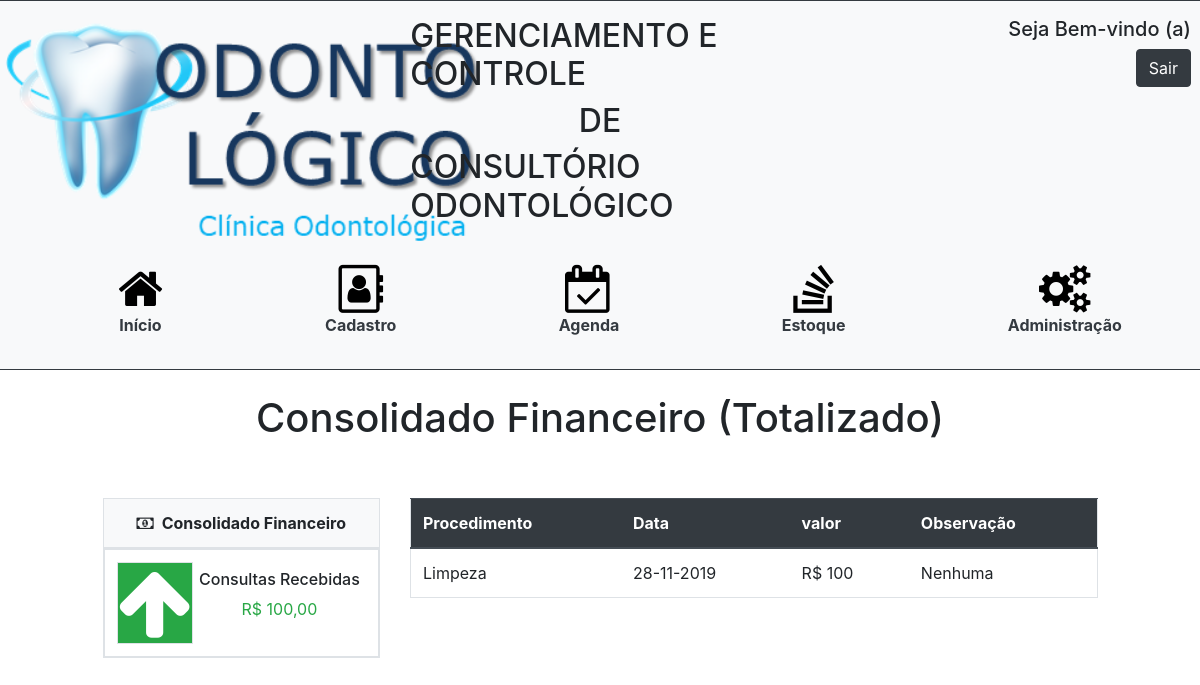
/consolidado.php (signed in), run on the app's committed database.
### tables this page shows
CREATE TABLE `procedimento` (
  `id` int(11) NOT NULL,
  `atendimento_id` int(11) DEFAULT NULL,
  `procedimento_tipo_id` int(11) DEFAULT NULL,
  `valor` double DEFAULT NULL,
  `obs` varchar(255) NOT NULL
);

CREATE TABLE `procedimento_tipo` (
  `id` int(11) NOT NULL,
  `nome` varchar(255) DEFAULT NULL
);

CREATE TABLE `atendimento` (
  `id` int(11) NOT NULL,
  `paciente_id` int(11) DEFAULT NULL,
  `dentista_id` int(11) DEFAULT NULL,
  `data` date DEFAULT NULL,
  `descricao` text,
  `hora` time DEFAULT '00:00:00',
  `situacao` varchar(30) DEFAULT NULL
);

### consolidado.php (the view, shortened to what this page needs)
<!DOCTYPE html>
<html>
	<head>
		<link rel="stylesheet" href="https://stackpath.bootstrapcdn.com/bootstrap/4.3.1/css/bootstrap.min.css">
		<link rel="stylesheet" href="https://cdnjs.cloudflare.com/ajax/libs/font-awesome/4.7.0/css/font-awesome.min.css">
		<link rel="stylesheet" type="text/css" href="styleHome.css">
		<link rel="stylesheet" type="text/css" href="styleHeader.css">
	</head>
	<body>
		<?php include 'header.php';?>
		<h1 class = "text-center">Consolidado Financeiro (Totalizado)</h1>
		<div class = "row">
			<div class = "col"></div>
			<div class="col-md-3 mt-5">
		    	<table class=" table border w-100">
		    		<thead>
					  	<tr class = "bg-light">
					  		<th class = "text-center"><i class="fa fa-money mr-2" aria-hidden="true" colspan = "1"></i>Consolidado Financeiro</th>
					  	</tr>
				  	</thead>
				  	<tbody>
				  		<?php
								include_once 'conexao.php';
	                            $sql = "SELECT SUM(p.valor) As soma, a.data AS data FROM procedimento p , atendimento a WHERE a.id = p.atendimento_id";
                                $busca = mysqli_query($con, $sql);
                                while($array = mysqli_fetch_array($busca)){
                                	$soma = $array['soma'];
                            ?>
						<tr>
							<td class = "d-inline-flex border w-100">
								<i class="fa fa-arrow-up text-white border fa-5x bg-success" aria-hidden="true"></i>
								<span class = "consolidado">
									<h6 class = "pt-2">Consultas Recebidas</h6>
									<p class = "text-center text-success">R$ <?php echo $soma?>,00</p>
								</span>
							</td>
						</tr>
					<?php }?>
				  </tbody>
				</table>
			</div>
			<div class="col-lg-7 mt-5 overflow-auto" style = "max-height: 500px">
		    	<table class="table w-100 table-hover border">
		            <thead class="thead-dark">
		                <tr>
		                    <th scope="col">Procedimento </th>
		                    <th scope = "col">Data</th>
		                    <th scope="col">valor</th>
		                    <th scope="col">Observação</th>
		                </tr>
		            </thead>
		            <tbody>
		                <?php
		                include_once 'conexao.php';
		                	$sql = "SELECT
			                        pr.id,
			                        pr.valor,
			                        pr.obs,
			                        prt.nome AS procedimento_nome,
			                        a.data As atendimento_data
			                        FROM procedimento pr, procedimento_tipo prt, atendimento a
			                        WHERE
			                        prt.id = pr.procedimento_tipo_id
			                        AND
			                        a.id = pr.atendimento_id ORDER BY atendimento_data";
		                    $busca = mysqli_query($con, $sql);
		                    while($array = mysqli_fetch_array($busca)){
		                        $id     = $array['procedimento_nome'];
		                        $valor  = $array['valor'];
		                        $data1 = $array['atendimento_data'];
		                        $obs    = $array['obs'];
		                        $data = explode('-', $data1);
								$newData = $data[2] . "-" . $data[1]. "-" . $data[0];
		                ?>
		                    <tr>
		                        <td><?php echo $id ?></td>
		                        <td><?php echo $newData?></td>
		                        <td> R$ <?php echo $valor ?></td>
		                        <td><?php echo $obs ?></td>
		                    </tr>
		                <?php
		            };?>
		            </tbody>
		        </table>
			</div>
			<div class = "col"></div>
		</div>
	</body>
</html>

### styleHome.css (style rules this page uses)
.consolidado { margin: 0 auto; }

### data on the page
procedimento: procedimento_tipo.nome "Limpeza", atendimento.data "28-11-2019", valor "100", obs "Nenhuma"

### other printed values
$soma "100"
